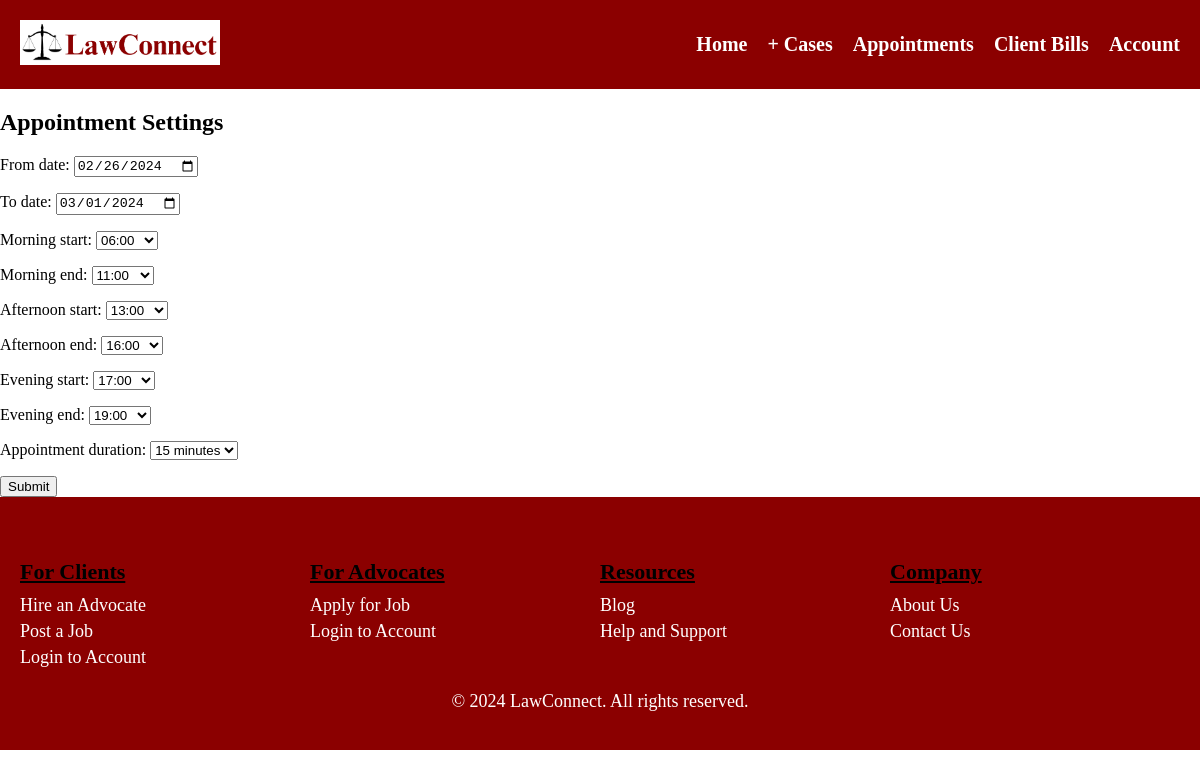
Page /lawapp/set_appointment/ (signed in) on the committed database.
### lawapp/models.py (models this page shows, shortened)
class SetAppointment(models.Model):
    advocate = models.OneToOneField(User, on_delete=models.CASCADE)
    from_date = models.DateField(null=True, blank=True)
    to_date = models.DateField(null=True, blank=True)
    MORNING_CHOICES = [(f'{i:02}:00', f'{i:02}:00') for i in range(6, 13)]  # Adjusted choices to store time directly
    AFTERNOON_CHOICES = [(f'{i:02}:00', f'{i:02}:00') for i in range(12, 17)]
    EVENING_CHOICES = [(f'{i:02}:00', f'{i:02}:00') for i in range(16, 23)]
    morning_start = models.CharField(max_length=5, choices=MORNING_CHOICES, default='06:00', null=True, blank=True)
    morning_end = models.CharField(max_length=5, choices=MORNING_CHOICES, default='12:00', null=True, blank=True)
    afternoon_start = models.CharField(max_length=5, choices=AFTERNOON_CHOICES, default='12:00', null=True, blank=True)
    afternoon_end = models.CharField(max_length=5, choices=AFTERNOON_CHOICES, default='16:00', null=True, blank=True)
    evening_start = models.CharField(max_length=5, choices=EVENING_CHOICES, default='16:00', null=True, blank=True)
    evening_end = models.CharField(max_length=5, choices=EVENING_CHOICES, default='22:00', null=True, blank=True)
    DURATION_CHOICES = [
        (15, '15 minutes'),
        (30, '30 minutes'),
        (45, '45 minutes'),
        (60, '1 hour'),
    ]
    appointment_duration = models.PositiveSmallIntegerField(choices=DURATION_CHOICES, default=15, null=True, blank=True)

### lawapp/views.py (the view)
# urls.py: path('set_appointment/', views.set_appointment, name='set_appointment'),
@login_required
def set_appointment(request):
    today = datetime.now().date()
    appointment_settings, created = SetAppointment.objects.get_or_create(advocate=request.user)
    if request.method == 'POST':
        form = SetAppointmentForm(request.POST, instance=appointment_settings)
        if form.is_valid():
            form.save()
            messages.success(request, 'Appointment settings updated successfully.')
            return redirect('advoc_dash')
        else:
            messages.error(request, 'Error updating appointment settings.')
    else:
        form = SetAppointmentForm(instance=appointment_settings)
    context = {
        'form': form
               }
    return render(request, "lawapp/advocate/set_appointment.html", context)

### lawapp/forms.py
class SetAppointmentForm(forms.ModelForm):
    class Meta:
        model = SetAppointment
        fields = ['from_date', 'to_date', 'morning_start', 'morning_end', 'afternoon_start', 'afternoon_end', 'evening_start', 'evening_end', 'appointment_duration']
        widgets = {
            'from_date': forms.DateInput(attrs={'type': 'date'}),
            'to_date': forms.DateInput(attrs={'type': 'date'})
        }
        input_formats = {
            'from_date': ['%Y-%m-%d'],
            'to_date': ['%Y-%m-%d']
        }

### lawapp/templates/lawapp/advocate/set_appointment.html (shortened to what this page needs)
{% load static %}
<!DOCTYPE html>
<html>
<head>
  <link rel="stylesheet" href="{% static 'css/advocate4.css' %}">
</head>
<body>
  <header>
    <div class="logo">
      <img src="{% static 'images/legal_scales_logo.png' %}" alt="LawConnect Logo">
    </div>
    <nav>
      <ul>
          <li><a href="{% url 'advoc_dash' %}">Home</a></li>
          <li class="dropdown">
            <a href="#" class="dropbtn">+ Cases</a>
          </li>
          <li><a href="{% url 'advoc_appts' %}">Appointments</a></li>
          <li><a href="{% url 'advoc_bills' %}">Client Bills</a></li>
          <li class="dropdown">
            <a href="#" class="dropbtn">Account</a>
          </li>
      </ul>
    </nav>
  </header>
  <section class="set-section">
    <div class="set-content">
      <h1>Appointment Settings</h1>
      <form id="set-form" class="set-form" action="{% url 'set_appointment' %}" method="POST">
        {{ form.as_p }}
        <button type="submit" name="set-form-submit">Submit</button>
      </form>
    </div>
  </section>
  <footer>
    <div class="footer-columns">
      <div class="footer-column">
        <h3>For Clients</h3>
        <ul>
          <li><a href="#">Hire an Advocate</a></li>
          <li><a href="#">Post a Job</a></li>
          <li><a href="#">Login to Account</a></li>
        </ul>
      </div>
      <div class="footer-column">
        <h3>For Advocates</h3>
        <ul>
          <li><a href="#">Apply for Job</a></li>
          <li><a href="#">Login to Account</a></li>
        </ul>
      </div>
      <div class="footer-column">
        <h3>Resources</h3>
        <ul>
          <li><a href="#">Blog</a></li>
          <li><a href="#">Help and Support</a></li>
        </ul>
      </div>
      <div class="footer-column">
        <h3>Company</h3>
        <ul>
          <li><a href="#">About Us</a></li>
          <li><a href="#">Contact Us</a></li>
        </ul>
      </div>
    </div>
    <p>© 2024 LawConnect. All rights reserved.</p>
  </footer>
</body>
</html>

### lawapp/static/css/advocate4.css (style rules this page uses)
body { margin: 0; font-family: 'Times New Roman', Times, serif; }
header { background-color: #8B0000; padding: 10px 20px; display: flex; align-items: center; justify-content: space-between; }
.logo img { width: 200px; height: auto; margin-top: 10px; margin-bottom: 10px; }
nav ul { list-style: none; margin: 0; padding: 0; display: flex; }
nav ul li { margin-left: 20px; }
nav ul li a { color: #FFFFFF; text-decoration: none; font-weight: bold; font-size: 20px; }
.dropdown { position: relative; display: inline-block; }
footer { background-color: #8B0000; padding: 20px; text-align: center; }
footer p { color: #FFFFFF; text-align: center; font-size: 18px; }
.footer-columns { display: flex; justify-content: space-between; margin-top: 20px; text-align: left; }
.footer-columns::after { content: ''; flex: 1; }
.footer-column { width: calc(25% - 20px); margin-right: 20px; display: inline-block; vertical-align: top; }
.footer-column h3 { font-size: 22px; margin-bottom: 10px; text-align: left; text-decoration: underline; }
.footer-column ul { margin: 0; padding: 0; list-style: none; }
.footer-column ul li { margin-bottom: 5px; }
.footer-column ul li a { color: #FFFFFF; text-decoration: none; display: block; font-size: 18px; }

### rows in the picture
SetAppointment: from_date "02/26/2024", to_date "03/01/2024", morning_start "06:00", morning_end "11:00", afternoon_start "13:00", afternoon_end "16:00", evening_start "17:00", evening_end "19:00", appointment_duration "15 minutes"
